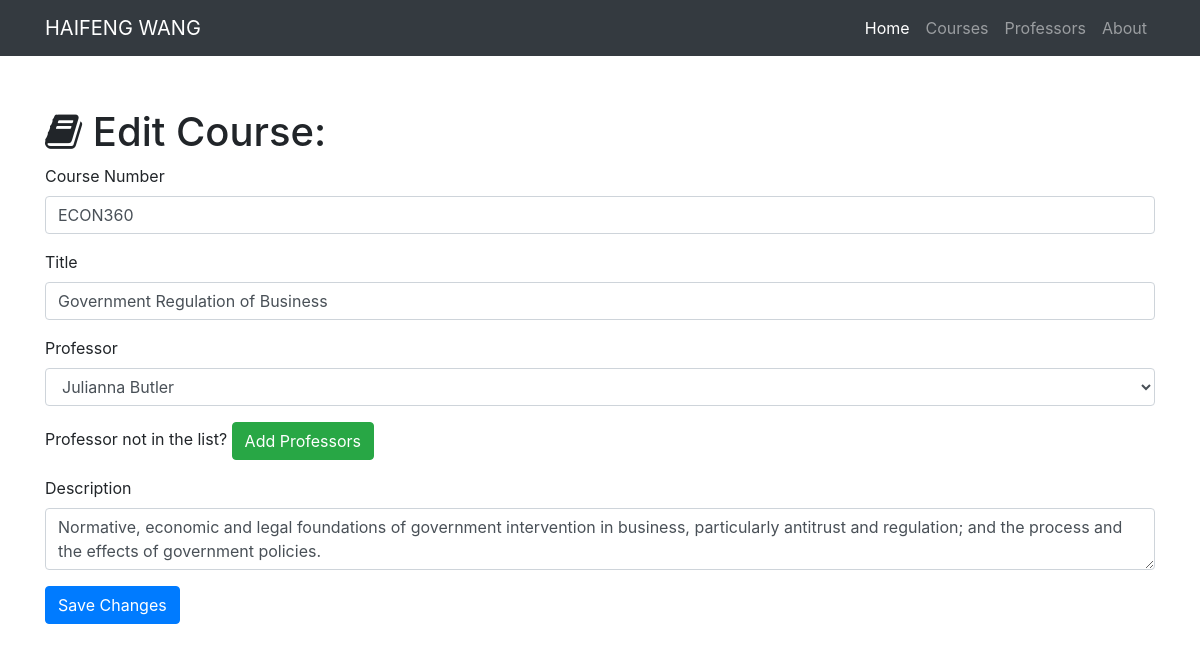
The page /course/edit/3 on the database its author committed.
### resume.py (models this page shows)
class Course(db.Model):
    __tablename__ = 'courses'
    id = db.Column(db.Integer, primary_key=True)
    courseNumber= db.Column(db.Text)
    title = db.Column(db.Integer)
    description = db.Column(db.Text)
    course_id = db.Column(db.Integer, db.ForeignKey('professors.id'))

### resume.py (the view, shortened to what this page needs)
@app.route('/course/edit/<int:id>', methods=['GET', 'POST'])
def edit_song(id):
    course = Course.query.filter_by(id=id).first()
    professors = Professor.query.all()
    if request.method == 'GET':
        return render_template('course-edit.html', course=course, professors=professors)

### templates/course-edit.html (shortened to what this page needs)
{% extends "home-base.html"%}
{% block page_content%}
  <div class="container">
    <h1 class="mt-5"><i class="fa fa-book" aria-hidden="true"></i> Edit Course:</h1>
    <form action="/course/edit/{{course.id}}" method="post">
      <div class="form-group">
        <label>Course Number</label>
        <input class="form-control" type="text" name="courseNumber" value="{{course.courseNumber}}" required="true">
      </div>
      <div class="form-group">
        <label>Title</label>
        <input class="form-control" type="text" name="title" value="{{course.title}}" required="true">
      </div>
      <div class="form-group">
        <label>Professor</label>
        <select class="form-control" name="professor">
          {% for professor in professors %}
            {% if professor == course.professor %}
              <option selected="selected">{{professor.name}}</option>
            {% else %}
              <option>{{professor.name}}</option>
            {% endif %}
          {% endfor %}
        </select>
      </div>
      <div class="form-group">
        Professor not in the list? <a href="/professor/add" class="btn btn-success" role="button" aria-disabled="true">Add Professors</a>
      </div>
      <div class="form-group">
        <label>Description</label>
        <textarea class="form-control" name="description" required="true">{{course.description}}</textarea>
      </div>
      <button type="submit" class="btn btn-primary">Save Changes</button>
    </form>
  </div>
{% endblock%}

### static/css/my-resume.css (style rules this page uses)
body { padding-top: 60px; }

### rows shown on the page
Course: courseNumber "ECON360", title "Government Regulation of Business", description "Normative, economic and legal foundations of government intervention in business, particularly antitrust and regulation; and the process and the effects of government policies."

### other values the page prints
form field professor "Julianna Butler"
